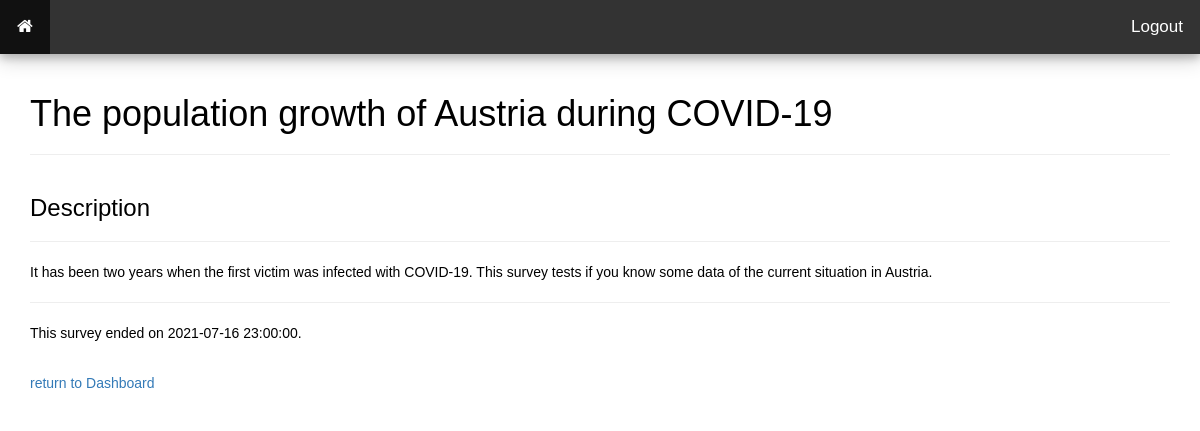
Page /joinSurvey/35 on the committed database.
### quizApp.py (models this page shows)
class Survey(db.Model):
	__tablename__ = 'surveys'
	id = db.Column(db.Integer, primary_key=True)
	title = db.Column(db.String(32))
	body = db.Column(db.String(1000))
	admin_id = db.Column(db.Integer)
	start_time = db.Column(db.DateTime)
	status = db.Column(db.Boolean)
	end_time = db.Column(db.DateTime)

### quizApp.py (the view)
@app.route('/joinSurvey/<invitation_id>', methods=['GET', 'POST'])
def joinSurvey(invitation_id):
	invitation = Invitation.query.get(invitation_id)
	survey = Survey.query.get(invitation.survey_id)
	questions = Question.query.filter_by(survey_id=invitation.survey_id)
	answers = Answer.query.filter_by(survey_id=invitation.survey_id)
	is_available = False
	if survey.start_time <= datetime.now() <= survey.end_time:
		is_available = True
	else:
		is_available = False
		survey.status = False
	db.session.commit()
	return render_template('joinSurvey.html', survey=survey, questions=questions, answers=answers, is_available=is_available)

### templates/joinSurvey.html (shortened to what this page needs)
{% extends "bootstrap/base.html" %}
{% block styles %}
{{ super() }}
<link href="{{ url_for('static', filename='css/main.css') }}" rel="stylesheet">
<link href="{{ url_for('static', filename='css/topnav.css') }}" rel="stylesheet">
<link rel="stylesheet" href="https://cdnjs.cloudflare.com/ajax/libs/font-awesome/4.7.0/css/font-awesome.min.css">
<link href="https://cdn.rawgit.com/harvesthq/chosen/gh-pages/chosen.min.css" rel="stylesheet"/>
{% endblock %}
{% block content %}
<div class="topnav">
  <a href="{{ url_for('dashboard') }}">
    <i class="fa fa-home"></i>
  </a>
  <a href="{{ url_for('logout') }}" style="float:right">Logout</a>
</div>
<div class="container" onload="startTime()">
  <div>
    <h1>{{ survey.title }}</h1>
    <hr>
    <h3>Description</h3>
    <hr>
    <p>{{ survey.body }}</p>
    <hr>
  </div>
  <div>
    {% if survey.status == 0 and is_available == False %}
      <p>This survey ended on {{ survey.end_time }}.</p>
      <br>
      <p><a href="{{ url_for('dashboard') }} ">return to Dashboard</a></p>
    {% elif survey.status == 0 and is_available == True %}
      <p>This survey has been ended prematurely.</p>
      <br>
      <p><a href="{{ url_for('dashboard') }} ">return to Dashboard</a></p>
    {% else %}
      <p>This survey has not startet yet.</p>
      <p><b>Start:</b> {{ survey.start_time }}</p>
      <p><b>End:</b> {{ survey.end_time }}</p>
      <br>
      <p><a href="{{ url_for('dashboard') }} ">return to Dashboard</a></p>
    {% endif %}
  </div>
</div>
{% endblock %}

### static/css/main.css (style rules this page uses)
body { background-color: #FFFFFF; font-family: 'Verdana', 'Trebuchet MS', sans-serif; text-decodration: none; color: #000000; margin: 0; }
h1 { padding-top: 20px; }
h3 { padding-top: 20px; }

### static/css/topnav.css (style rules this page uses)
.topnav { font-family: inherit; grid-area: menu; background-color: #333; overflow: hidden; box-shadow: 0 4px 8px 0 rgba(0, 0, 0, 0.2), 0 6px 20px 0 rgba(0, 0, 0, 0.19); }
.topnav a { float: left; display: block; color: #FFF; background-color: #333; text-align: center; padding: 15px 17px; text-decoration: none; font-size: 17px; }

### rows in the picture
Survey: title "The population growth of Austria during COVID-19", body "It has been two years when the first victim was infected with COVID-19. This survey tests if you know some data of the current situation in Austria.", end_time "2021-07-16 23:00:00"
